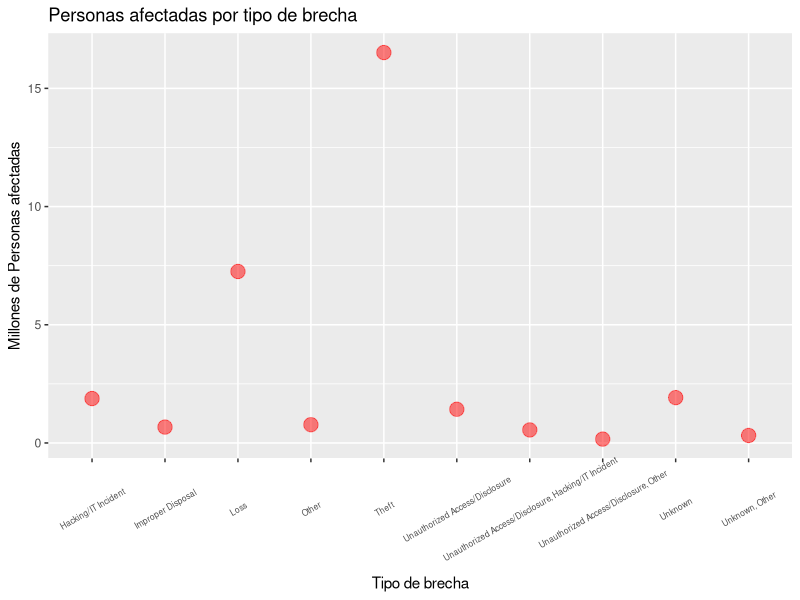
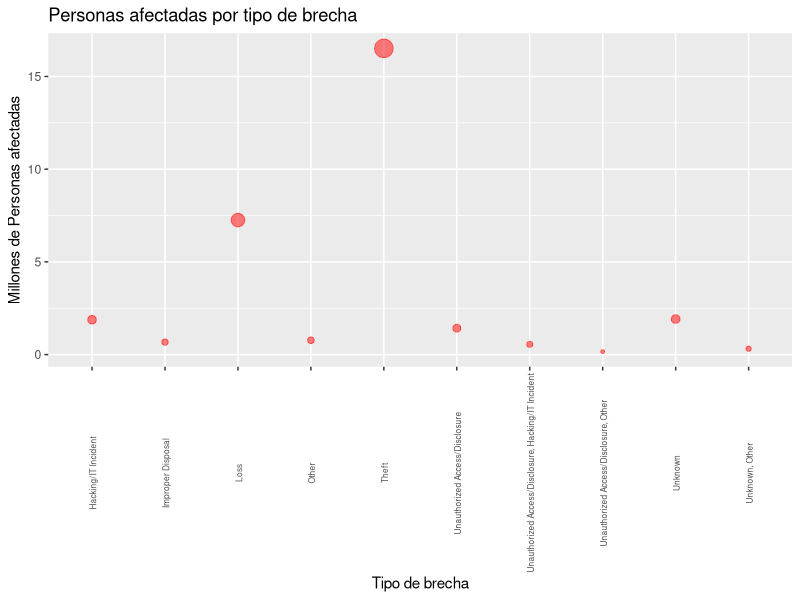

R code for these plots, in order:
## ---- chunk 1

getwd()

if(!require(readr)) {install.packages("readr")}
library("readr")
if(!require(dplyr)) {install.packages('dplyr')}
library("dplyr")
if(!require(ggplot2)) {install.packages('ggplot2')}
library(ggplot2)
if(!require(tidyverse)) {install.packages('tidyverse')}
library(tidyverse)

datos=read.csv("Cyber Security Breaches.csv",sep=",")

#¿Cuáles son los 5 tipos de brechas que afectaron a más personas?

df=data.frame(datos$Type_of_Breach,datos$Individuals_Affected)

df_sum=aggregate(datos$Individuals_Affected,by=list(TypeofBreach=datos$Type_of_Breach), FUN=sum)

df_sum$x=df_sum$x/1000000
df_order=df_sum[order(df_sum$x,decreasing=T),]

df_order10=df_order[1:10,]
#total_personas=sum(df_sum$x)

ggplot(df_order10, aes(TypeofBreach,x)) + geom_count(aes(size=..prop..,group=x),alpha=0.5, color = "red")+ labs(title = "Personas afectadas por tipo de brecha ")+ylab("Millones de Personas afectadas")+  xlab("Tipo de brecha")+ theme(legend.position = 'none',axis.text.x = element_text(angle = 30, vjust=0.6, size = 6))

ggplot(df_order10, aes(TypeofBreach,x)) + geom_count(aes(size=x, color=x),alpha=0.5, color = "red")+ labs(title = "Personas afectadas por tipo de brecha ")+ylab("Millones de Personas afectadas")+  xlab("Tipo de brecha")+ theme(legend.position = 'none',axis.text.x = element_text(angle = 90, vjust=0.6, size = 6))


#mosaicplot(table(datos$Individuals_Affected),table(datos$Type_of_Breach))

#df2 <- c(aggregate(datos$Individuals_Affected, by=list(TypeofBreach=datos$Type_of_Breach), FUN=sum))

#df2=df[order(df$x,decreasing=T),]

#barplot((df$x),col=c("yellow","red","blue","green"),las=2)
#barplot(Estados,col=c("yellow","red","blue","green"),las=2)


